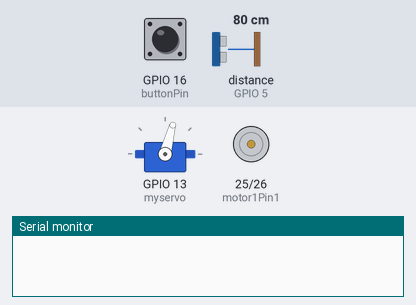
Recording of a sketch running on a simulated ESP32. Parts: servo, motor-driver pin pairs drawn as motors (green arrow = first pin HIGH = forward, orange = second pin HIGH = backward, longer = more drive), the last lines printed to the serial monitor. The inputs (shaded band) are chosen by the test bench; at power-on: GPIO 16 (buttonPin) HIGH, distance to the obstacle (sensor on GPIO 5) 80 cm. The echo pulse lasts 58.3 µs per cm.

Above: at 1.2 s.
1.3 s: GPIO 16 (buttonPin) pulled LOW for 0.15 s
At 1.7 s:
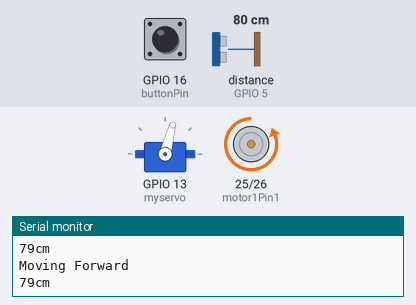
2.9 s: distance to the obstacle (sensor on GPIO 5) set to 18 cm
4.4 s: distance to the obstacle (sensor on GPIO 5) set to 14 cm
At 4.8 s:
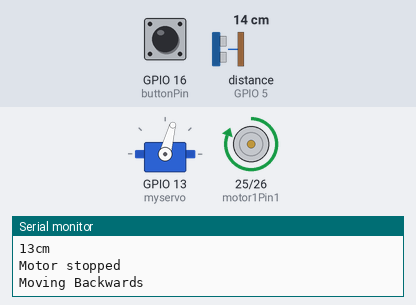
At 9.6 s:
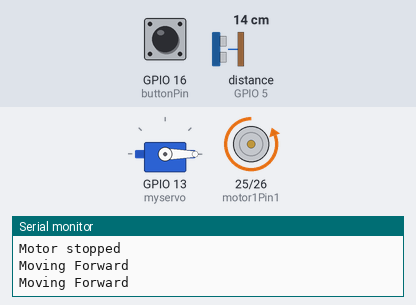
15.2 s: distance to the obstacle (sensor on GPIO 5) set to 2 cm
Timing chart, 0 to 65.7 s (numbered marks = the images above; inputs shaded):
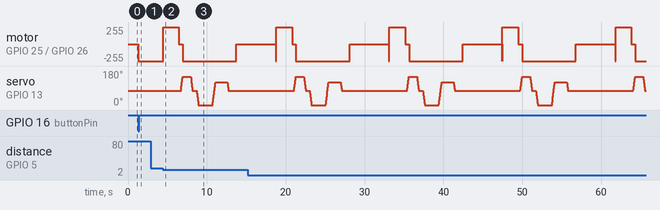

Measured:
- the behaviour switches between 16 and 15 cm on distance to the obstacle (sensor on GPIO 5) (found by bisection; images 1 and 2)
- after the input at 1.3 s, motor on GPIO 25 (motor1Pin1) / GPIO 26 (motor1Pin2): stopped → backward 255/255 at once
- after the input at 4.4 s, motor on GPIO 25 (motor1Pin1) / GPIO 26 (motor1Pin2): backward 255/255 → forward 255/255 after 0.06 s, → stopped 2.0 s later, → backward 255/255 0.49 s later, → stopped 6.8 s later

The sketch:

Projekt_side1011.ino
```cpp
/*
* Wer: Dennis Sieber, HKA, side1011, SS21
* Wann: 20.06.2021
*
* Was: Projektarbeit technische Informatik Labor, autonom fahrendes Legoauto, welches Hindernissen auf seinem Weg ausweicht
* Bauteile: 1x Lego 8296, 1x ESP32 AZDelivery DevKit v4,1x Breadboard, 1x Servomotor, 1x DRV8833 Motortreiber, 1x Gleichstrom E-motor, 1x Ultraschallsensor, 1x Start/Stopp Knopf (Ky-004), 1x Powerbank
*
*/

#include <Servo.h>                                                                // Bibliothek zur Steuerung des Servos einbinden

// Servomotor
Servo myservo;                                                                    // Ansteuerung des Servomotors über myservo
int pos = 75;                                                                     // Ausgangsposition des Servos auf 75° setzen

// Ultraschallsensor
long laenge;                                                                      // Variable laenge zur Messung des Abstands
long cm;                                                                          // Variable cm zur Messung des Abstands

// DC - Motor
int motor1Pin1 = 25;                                                              // Motorpin 1 des DC - Motors dem Pin 25 des ESP32 zugeordnet
int motor1Pin2 = 26;                                                              // Motorpin 2 des DC - Motors dem Pin 26 des ESP32 zugeordnet

// Start/Stopp Knopf
int buttonPin = 16;                                                               // Der Pin 16 wird dem Knopf zugeordnet
int val;                                                                          // Variable "val" zum bestimmen des Knopfdrucks

void setup()                                                                      // put your setup code here, to run once:
{
  // Servo
  myservo.attach(13);                                                             // Servomotor dem Pin 13 des ESP32 zugeordnet
  myservo.write(pos);                                                             // Servomotor dreht auf die bestimmte pos = 75

  // DC - Motor
  pinMode(motor1Pin1, OUTPUT);                                                    // Motorpin 1 als Output
  pinMode(motor1Pin2, OUTPUT);                                                    // Motorpin 2 als Output

  // Ultraschallsensor
  pinMode(4, OUTPUT);                                                             // Trigger des Ultraschallsensors auf Pin 4 des ESP32 und als Output
  pinMode(5, INPUT);                                                              // Echo des Ultraschallsensors auf Pin 5 des ESP32 und als Input

  // Start/Stopp Knopf
  pinMode(buttonPin, INPUT_PULLUP);                                               // Pin des Knopfes als INPUT_OUTPUT


  Serial.begin(9600);                                                             // Baudrate 9600 festgelegt
}

void loop()                                                                       // put your main code here, to run repeatedly:
{
  val = digitalRead(buttonPin);                                                   // Variable "val" wird der Wert des Knopfes zugewiesen
  while(val == LOW)                                                               // Start/Stopp Knopf wartet auf Startsignal um das Programm zu starten
  {
    Serial.println("Moving Forward");                                             // Serielle Ausgabe
    digitalWrite(motor1Pin1, LOW);                                                // DC Motor dreht vorwärts
    digitalWrite(motor1Pin2, HIGH);                                               // DC Motor dreht vorwärts

    // Ultraschallsensor misst Abstand zu Hindernis
    digitalWrite(4, LOW);                                                         // Abstand wird gemessen
    delayMicroseconds(0.5);                                                       // 0.5µs warten
    digitalWrite(4, HIGH);                                                        // Abstand wird gemessen
    delayMicroseconds(1);                                                         // 1µs warten
    digitalWrite(4, LOW);                                                         // Abstand wird gemessen

    laenge = pulseIn(5, HIGH);                                                    // Abstand zur Hindernis wird berechnet

    cm = (laenge * 34) /2000;                                                     // Berechnung des Abstandes zum Hindernis

    Serial.print(cm);                                                             // Serielle Ausgabe des Abstandes
    Serial.println("cm");                                                         // Serielle Ausgabe des Abstandes

    delay(50);                                                                    // 0.05s warten

    // Wenn der Abstand zum Hindernis < 15 cm und nicht 0 cm
    if(cm<15 && cm != 0)
    {
      // DC Motor stoppt
      Serial.println("Motor stopped");                                            // Serielle Ausgabe
      digitalWrite(motor1Pin1, LOW);                                              // DC Motor stoppt
      digitalWrite(motor1Pin2, LOW);                                              // DC Motor stoppt

      // DC - Motor dreht rückwärts für eine kurze Zeit
      // für nötigen Abstand fürs sichere Umfahren
      Serial.println("Moving Backwards");                                         // Serielle Ausgabe
      digitalWrite(motor1Pin1, HIGH);                                             // DC Motor dreht rückwärts
      digitalWrite(motor1Pin2, LOW);                                              // DC Motor dreht rückwärts
      delay(2000);                                                                // DC Motor dreht 2s rückwärts

      // DC Motor stoppt
      Serial.println("Motor stopped");                                            // Serielle Ausgabe
      digitalWrite(motor1Pin1, LOW);                                              // DC Motor stoppt
      digitalWrite(motor1Pin2, LOW);                                              // DC Motor stoppt
      delay(250);                                                                 // 0.25s warten

      // Lenkung nach rechts
      for(pos = 75; pos <= 150; pos += 5)                                         // Servo dreht um 75° nach rechts
      {
        myservo.write(pos);                                                       // Position des Servos wird verändert um +5°
        delay(15);                                                                // 0.015s warten
      }

      // DC Motor dreht vorwärts
      Serial.println("Moving Forward");                                           // Serielle Ausgabe
      digitalWrite(motor1Pin1, LOW);                                              // DC Motor dreht vorwärts
      digitalWrite(motor1Pin2, HIGH);                                             // DC Motor dreht vorwärts
      delay(1000);                                                                // DC Motor dreht 1s vorwärts

      // Lenkung dreht nach links
      for(pos = 150; pos >= 75; pos -= 5)                                         // Servo dreht Lenkung um 75° zurück auf "geradeausfahrt"
      {
        myservo.write(pos);                                                       // Position des Servos wird verändert um -5°
        delay(15);                                                                // 0.015s warten
      }

      // DC - Motor fährt für 0.5 Sekunden
      Serial.println("Moving Forward");                                           // Serielle Ausgabe
      digitalWrite(motor1Pin1, LOW);                                              // DC Motor dreht vorwärts
      digitalWrite(motor1Pin2, HIGH);                                             // DC Motor dreht vorwärts
      delay(500);                                                                 // DC Motor dreht 0.5s vorwärts

      // Lenkung dreht nach links
      for(pos = 75; pos >= 0; pos -= 5)                                           // Servo dreht Lenkung um 75° nach links
      {
        myservo.write(pos);                                                       // Position des Servos wird verändert um -5°
        delay(15);                                                                // 0.015s warten
      }
      delay(1800);                                                                // 1.8s fahren

      // Lenkung dreht nach rechts
      for(pos = 0; pos <= 120; pos += 5)                                          // Servo dreht 120° nach rechts
      {
        myservo.write(pos);                                                       // Position des Servos wird verändert um +5°
        delay (15);                                                               // 0.015s warten
      }
      delay(1500);                                                                // 1.5s warten

      // Lenkung nach links
      for(pos = 120; pos >= 75; pos -= 5)                                         // Servo dreht 45° nach links; Auto soll nun in die Anfangsrichtung fahren
      {
        myservo.write(pos);                                                       // Position des Servos wird verändert um -5°
        delay (15);                                                               // 0.015s warten
      }
      delay(1000);                                                                 // 1s warten

      // DC Motor stoppt
      Serial.println("Motor stopped");                                            // Serielle Ausgabe
      digitalWrite(motor1Pin1, LOW);                                              // DC Motor stoppt
      digitalWrite(motor1Pin2, LOW);                                              // DC Motor stoppt
      delay(5000);                                                                // Auto stoppt für 5s (für Aufnahe),
    }                                                                             // Schleife endet hier, DC Motor dreht ab jetzt weiterhin vorwärts, bis der Ultraschallsensor ein Signal cm < 12 misst und somit wieder ein "Ausweichmanöver einleitet
   }
   val = 0;                                                                       // Variable val wird wieder auf Null gesetzt

  while(val != LOW)
  {
    Serial.println("Warte auf start");                                          // Knopf nicht gedrückt --> warten
    val = digitalRead(buttonPin);                                               // Checkt ob Knopf gedrückt
    delay(1000);                                                                // 1s warten
  }
}
```
